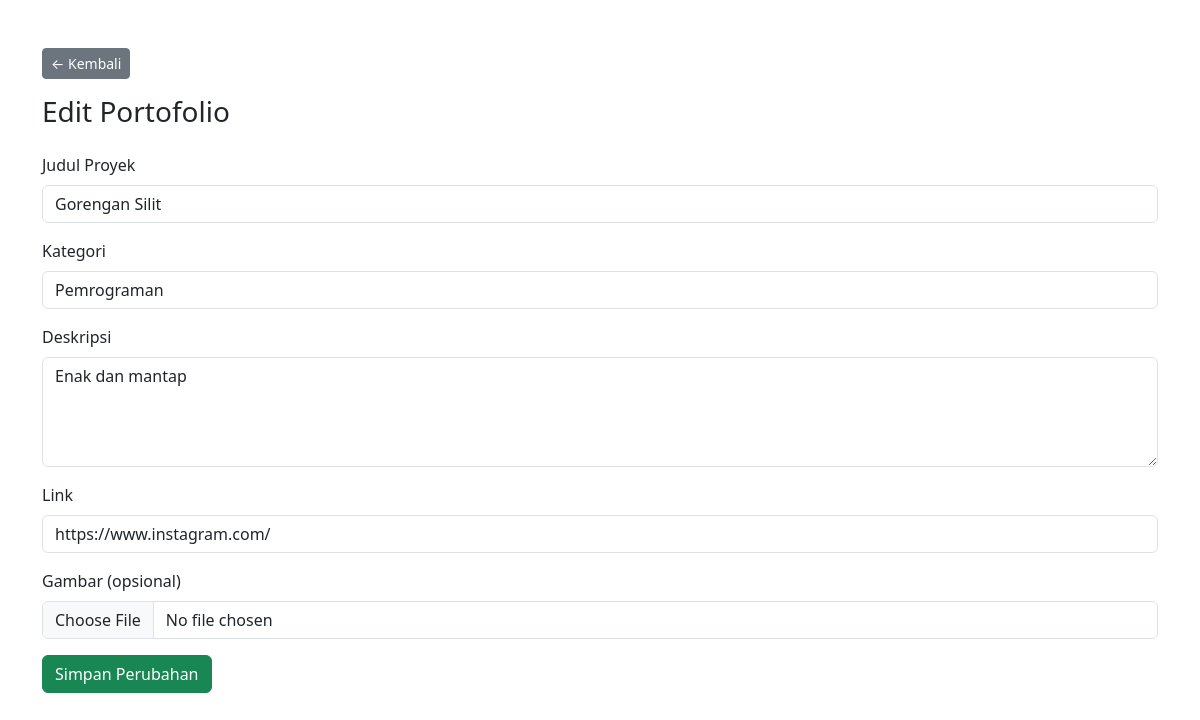
The app's page /edit_portofolio.php?id=2 (signed in) with its own data.
### tables this page shows
CREATE TABLE `portfolios` (
  `id` int(11) NOT NULL,
  `user_id` int(11) NOT NULL,
  `title` varchar(255) NOT NULL,
  `description` text DEFAULT NULL,
  `file` varchar(255) DEFAULT NULL,
  `created_at` datetime DEFAULT current_timestamp(),
  `category` varchar(100) DEFAULT NULL,
  `status` enum('draft','published') DEFAULT 'published',
  `link` varchar(255) DEFAULT NULL
);

### edit_portofolio.php (the view, shortened to what this page needs)
<?php
require_once("config.php");
$portfolio_id = isset($_GET['id']) ? intval($_GET['id']) : 0;
$stmt = $db->prepare("SELECT * FROM portfolios WHERE id = ?");
$stmt->execute([$portfolio_id]);
$portfolio = $stmt->fetch();
?>
<!DOCTYPE html>
<html>
<head>
    <link rel="stylesheet" href="https://cdn.jsdelivr.net/npm/bootstrap@5.3.0/dist/css/bootstrap.min.css">
</head>
<body>
<div class="container mt-5">
    <a href="profilevisit.php?id=<?php echo $_SESSION['user']['id'] ?>" class="btn btn-secondary btn-sm mb-3">← Kembali</a>
    <h3>Edit Portofolio</h3>
    <form method="post" enctype="multipart/form-data" class="mt-4">
        <div class="mb-3">
            <label class="form-label">Judul Proyek</label>
            <input type="text" name="title" class="form-control" value="<?php echo htmlspecialchars($portfolio['title']); ?>" required>
        </div>
        <div class="mb-3">
            <label class="form-label">Kategori</label>
            <input type="text" name="category" class="form-control" value="<?php echo htmlspecialchars($portfolio['category']); ?>" required>
        </div>
        <div class="mb-3">
            <label class="form-label">Deskripsi</label>
            <textarea name="description" class="form-control" rows="4"><?php echo htmlspecialchars($portfolio['description']); ?></textarea>
        </div>
        <div class="mb-3">
            <label class="form-label">Link</label>
            <input type="url" name="link" class="form-control" value="<?php echo htmlspecialchars($portfolio['link']); ?>">
        </div>
        <div class="mb-3">
            <label class="form-label">Gambar (opsional)</label><br>
            <input type="file" name="image" accept="image/*" class="form-control">
        </div>
        <button type="submit" name="update_portofolio" class="btn btn-success">Simpan Perubahan</button>
    </form>
</div>
</body>
</html>

### records on screen
portfolios: title "Gorengan Silit", category "Pemrograman", description "Enak dan mantap", link "https://www.instagram.com/"
